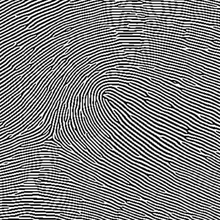
%> input picture finger.png, 220 x 220 px, shrunk from 416 x 416 before the run
$ octave seg.m   (GNU Octave 9; MATLAB toolbox functions it lacks are replaced by stand-ins)
%> lines starting %> are read from the running program, lines starting %| are printed output that depends on the picture
clear;
close all;
clc;

img=imread('finger.png');
%> img is the input picture: size 220x220 uint8; min 0, max 255, mean 127.6
%img = rgb2gray(img);
imgn=img>128;
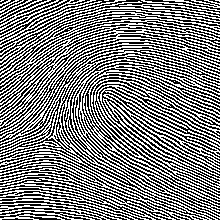
%> imgn: size 220x220 logical; 49.8% white in thin lines or dots

s=uint8(1-imgn);
%> s: size 220x220 uint8; values 0 (black) and 1 (white), 50.2% white; black in thin lines or dots

[m, n]=size(s);
%> m = 220; n = 220
tmp=zeros(m,n);     %标记图像
label=1;
queue_head=1;       %队列头
queue_tail=1;       %队列尾
neighbour=[-1 -1;-1 0;-1 1;0 -1;0 1;1 -1;1 0;1 1];  %和当前像素坐标相加得到八个邻域坐标

for i=2:m-1
    for j=2:n-1
        if s(i,j)==1 && tmp(i,j) ==0
            tmp(i,j)=label;
            q{queue_tail}=[i j];        %用元组模拟队列，当前坐标入列
            queue_tail=queue_tail+1;
            while queue_head~=queue_tail
                pix=q{queue_head};
                for k=1:8               %8邻域搜索
                    pix1=pix+neighbour(k,:);
                    if pix1(1)>=2 && pix1(1)<=m-1 && pix1(2) >=2 &&pix1(2)<=n-1
                        if s(pix1(1),pix1(2)) == 1 && tmp(pix1(1),pix1(2)) ==0  %如果当前像素邻域像素为1并且标记图像的这个邻域像素没有被标记，那么标记
                        tmp(pix1(1),pix1(2))=label;
                        q{queue_tail}=[pix1(1) pix1(2)];
                       queue_tail=queue_tail+1;
                        end
                    end
                end
                queue_head=queue_head+1;
            end

            clear q;                %清空队列，为新的标记做准备
            label=label+1;
            queue_head=1;
            queue_tail=1;
        end

    end
end
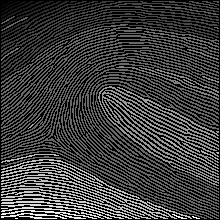
%> tmp: size 220x220 double; min 0, max 53, mean 12.4; drawn with min black and max white
%> after the loop, label = 54; pix = [219 18]; pix1 = [220 19]; queue_head = 1; queue_tail = 1
imwrite(mat2gray(tmp),'test.png');
